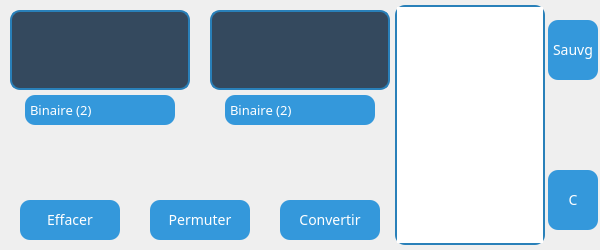
<?xml version="1.0" encoding="UTF-8"?>
<ui version="4.0">
 <class>widget</class>
 <widget class="QWidget" name="widget">
  <property name="geometry">
   <rect>
    <x>0</x>
    <y>0</y>
    <width>600</width>
    <height>250</height>
   </rect>
  </property>
  <property name="font">
   <font>
    <family>Arial Unicode MS</family>
    <pointsize>10</pointsize>
    <weight>50</weight>
    <bold>false</bold>
   </font>
  </property>
  <property name="windowTitle">
   <string>Convertesseur de base</string>
  </property>
  <property name="styleSheet">
   <string notr="true">QPushButton {
    background-color: #3498db;
    color: white;
    border-radius: 10px;
    border: none;
    padding: 5px;
    font-size: 14px;
}

QPushButton:hover {
    background-color: #2980b9;
}

QLineEdit {
    background-color: #34495e;
    qproperty-alignment: &quot;AlignCenter&quot;;
    color: white;
    border: 2px solid #2980b9;
    border-radius: 10px;
    padding: 5px;
	font-size: 16px;
}

QLabel {
    background-color: grey;
    qproperty-alignment: &quot;AlignCenter&quot;;
    color: white;
    border: 2px solid #2980b9;
    border-radius: 10px;
    padding: 5px;
}

QMainWindow {
    background-color: beige;
}

QComboBox {
    background-color: #3498db;
    color: white;
    border-radius: 10px;
    border: none;
    padding: 5px;
}

QComboBox:hover {
    background-color: #2980b9;
}

QComboBox::drop-down {
    border: none;
}

QComboBox QAbstractItemView {
    background-color: #3498db;
    color: black;
    selection-background-color: #2980b9;
    selection-color: white;
    border: 2px solid #2980b9;
    border-radius: 5px;
}
QListWidget {
	border: 2px solid #2980b9;
    border-radius: 10px;
}</string>
  </property>
  <widget class="QPushButton" name="Convertir">
   <property name="geometry">
    <rect>
     <x>280</x>
     <y>200</y>
     <width>100</width>
     <height>40</height>
    </rect>
   </property>
   <property name="text">
    <string>Convertir</string>
   </property>
  </widget>
  <widget class="QComboBox" name="Base_A">
   <property name="geometry">
    <rect>
     <x>25</x>
     <y>95</y>
     <width>150</width>
     <height>30</height>
    </rect>
   </property>
   <item>
    <property name="text">
     <string>Binaire (2)</string>
    </property>
   </item>
   <item>
    <property name="text">
     <string>Octal (8)</string>
    </property>
   </item>
   <item>
    <property name="text">
     <string>Décimal (10)</string>
    </property>
   </item>
   <item>
    <property name="text">
     <string>Hexadécimal (16)</string>
    </property>
   </item>
  </widget>
  <widget class="QComboBox" name="Base_B">
   <property name="geometry">
    <rect>
     <x>225</x>
     <y>95</y>
     <width>150</width>
     <height>30</height>
    </rect>
   </property>
   <property name="styleSheet">
    <string notr="true"/>
   </property>
   <item>
    <property name="text">
     <string>Binaire (2)</string>
    </property>
   </item>
   <item>
    <property name="text">
     <string>Octal (8)</string>
    </property>
   </item>
   <item>
    <property name="text">
     <string>Décimal (10)</string>
    </property>
   </item>
   <item>
    <property name="text">
     <string>Hexadécimal (16)</string>
    </property>
   </item>
  </widget>
  <widget class="QPushButton" name="Permuter">
   <property name="geometry">
    <rect>
     <x>150</x>
     <y>200</y>
     <width>100</width>
     <height>40</height>
    </rect>
   </property>
   <property name="text">
    <string>Permuter</string>
   </property>
  </widget>
  <widget class="QPushButton" name="Effacer">
   <property name="geometry">
    <rect>
     <x>20</x>
     <y>200</y>
     <width>100</width>
     <height>40</height>
    </rect>
   </property>
   <property name="text">
    <string>Effacer</string>
   </property>
  </widget>
  <widget class="QLineEdit" name="inp1">
   <property name="geometry">
    <rect>
     <x>10</x>
     <y>10</y>
     <width>180</width>
     <height>80</height>
    </rect>
   </property>
  </widget>
  <widget class="QLineEdit" name="inp2">
   <property name="geometry">
    <rect>
     <x>210</x>
     <y>10</y>
     <width>180</width>
     <height>80</height>
    </rect>
   </property>
   <property name="readOnly">
    <bool>true</bool>
   </property>
  </widget>
  <widget class="QListWidget" name="historyList">
   <property name="geometry">
    <rect>
     <x>395</x>
     <y>5</y>
     <width>150</width>
     <height>240</height>
    </rect>
   </property>
  </widget>
  <widget class="QPushButton" name="Sauvfile">
   <property name="geometry">
    <rect>
     <x>548</x>
     <y>20</y>
     <width>50</width>
     <height>60</height>
    </rect>
   </property>
   <property name="text">
    <string>Sauvg</string>
   </property>
  </widget>
  <widget class="QPushButton" name="Clear">
   <property name="geometry">
    <rect>
     <x>548</x>
     <y>170</y>
     <width>50</width>
     <height>60</height>
    </rect>
   </property>
   <property name="text">
    <string>C</string>
   </property>
  </widget>
 </widget>
 <resources/>
 <connections/>
</ui>
